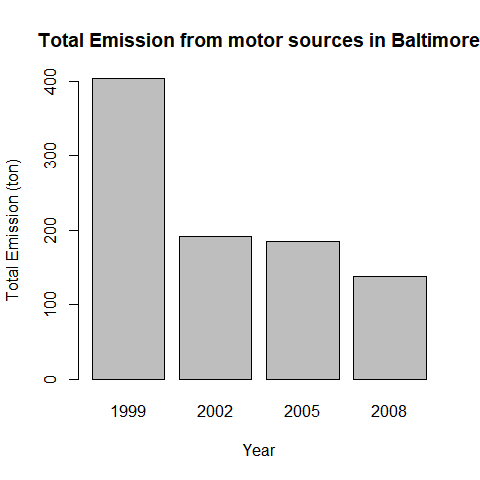

This chart was generated by the following R code:
# subsetting SCC with vehicle values
vehicleMatches  <- grepl("vehicle", SCC$SCC.Level.Two, ignore.case=TRUE)
subsetSCC <- SCC[vehicleMatches, ]

# merging dataframes
NEISCC <- merge(balt, subsetSCC, by="SCC")

# summing emission data per year per type
totalEmissions <- tapply(NEISCC$Emissions, NEISCC$year, sum)

# plotting
barplot(totalEmissions, xlab = "Year", ylab = "Total Emission (ton)", 
        main = "Total Emission from motor sources in Baltimore")
